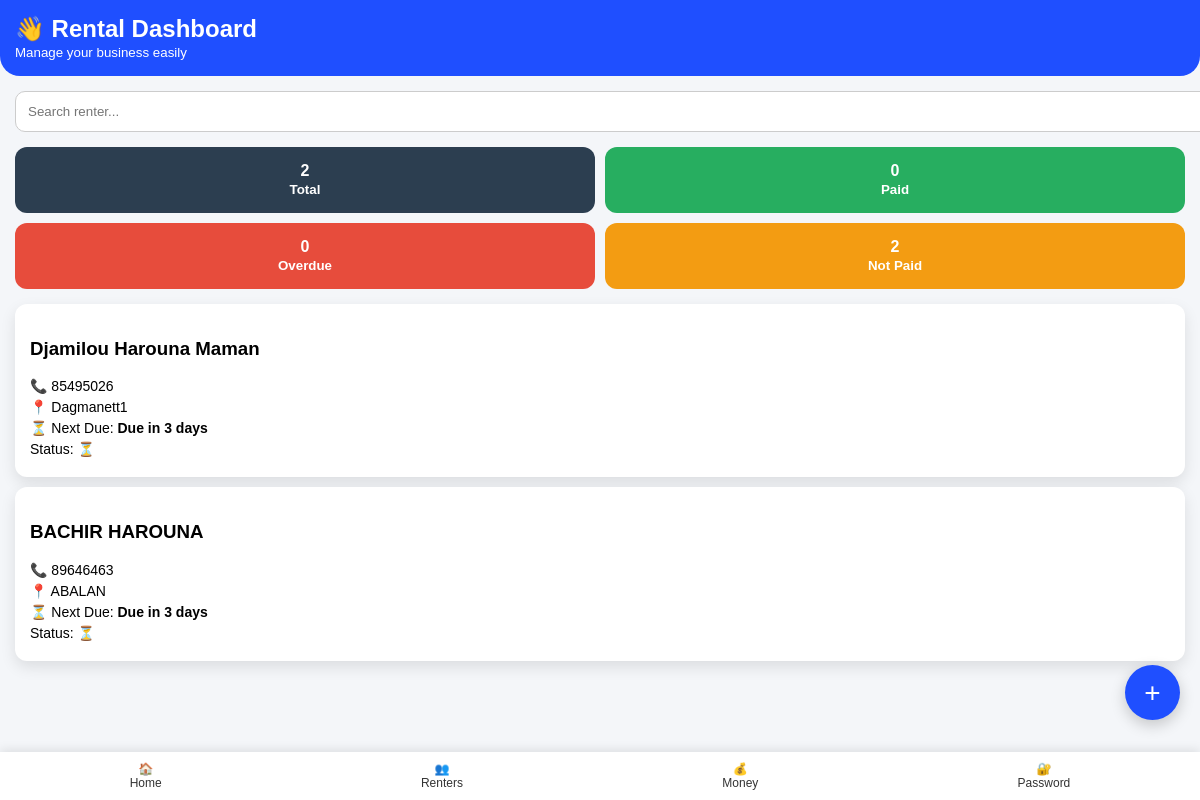
The page /dashboard (signed in) on the database as committed earlier.
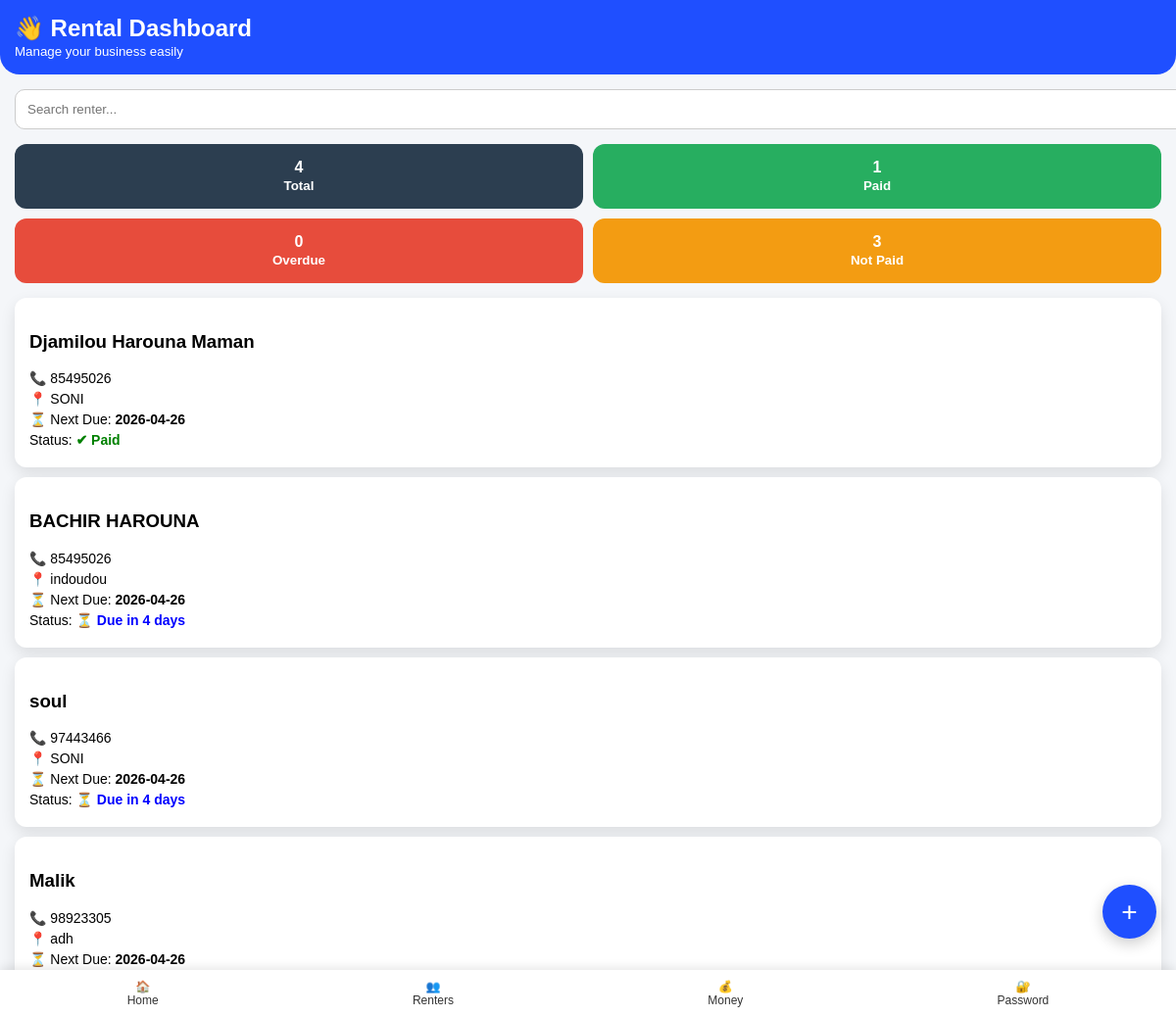
The same page on the database as committed later.
### tables this page shows
CREATE TABLE renters (
            id INTEGER PRIMARY KEY AUTOINCREMENT,
            name TEXT,
            phone TEXT,
            address TEXT,
            barrow TEXT,
            start_date TEXT,
            due_date TEXT,
            paid TEXT,
            last_payment_date TEXT   
        );

### app.py (the view, shortened to what this page needs)
@app.route("/dashboard")
def dashboard():
    if "user" not in session:
        return redirect("/login")
    search = request.args.get("search")
    filter_status = request.args.get("filter")
    conn = sqlite3.connect("database.db")
    c = conn.cursor()
    if search:
        c.execute("""
            SELECT * FROM renters
            WHERE name LIKE ? OR phone LIKE ? OR address LIKE ?
        """, (f"%{search}%", f"%{search}%", f"%{search}%"))
    else:
        c.execute("SELECT * FROM renters")
    renters = c.fetchall()
    conn.close()
    updated_renters = []
    today = datetime.now().date()
    paid_count = 0
    overdue_count = 0
    not_paid_count = 0
    for r in renters:
        start_date = datetime.strptime(r[5], "%Y-%m-%d").date()
        days_passed = (today - start_date).days
        weeks_passed = days_passed // 7
        current_due = start_date + timedelta(days=(weeks_passed + 1) * 7)
        conn = sqlite3.connect("database.db")
        c = conn.cursor()
        c.execute("""
            SELECT payment_date FROM payments
            WHERE renter_id=?
            ORDER BY payment_date DESC LIMIT 1
        """, (r[0],))
        last = c.fetchone()
        conn.close()
        last_payment_date = None
        if last:
            last_payment_date = datetime.strptime(last[0], "%Y-%m-%d").date()
        cycle_start = current_due - timedelta(days=7)
        if last_payment_date and cycle_start <= last_payment_date <= current_due:
            status = "Paid"
            paid_count += 1
        elif today > current_due:
            status = f"LATE by {(today - current_due).days} days"
            overdue_count += 1
        elif today == current_due:
            status = "DUE TODAY"
            not_paid_count += 1
        else:
            status = f"Due in {(current_due - today).days} days"
            not_paid_count += 1
        updated_renters.append(r + (current_due.strftime("%Y-%m-%d"), status))
    return render_template(
        "index.html",
        renters=updated_renters,
        total=len(renters),
        paid=paid_count,
        overdue=overdue_count,
        not_paid=not_paid_count
    )

### templates/index.html (shortened to what this page needs)
<!DOCTYPE html>
<html>
<head>
</head>
<body>
<div class="header">
    <h2 style="margin:0;">👋 Rental Dashboard</h2>
    <small>Manage your business easily</small>
</div>
<form method="GET" action="/dashboard" class="search">
    <input type="text" name="search" placeholder="Search renter...">
</form>
<div class="stats">
    <a href="/dashboard" style="text-decoration:none;">
        <div class="card-stat total">
            <div>{{ total }}</div>
            <small>Total</small>
        </div>
    </a>
    <a href="/dashboard?filter=paid" style="text-decoration:none;">
        <div class="card-stat paid-bg">
            <div>{{ paid }}</div>
            <small>Paid</small>
        </div>
    </a>
    <a href="/dashboard?filter=overdue" style="text-decoration:none;">
        <div class="card-stat overdue-bg">
            <div>{{ overdue }}</div>
            <small>Overdue</small>
        </div>
    </a>
    <a href="/dashboard?filter=notpaid" style="text-decoration:none;">
        <div class="card-stat notpaid">
            <div>{{ not_paid }}</div>
            <small>Not Paid</small>
        </div>
    </a>
</div>
{% for r in renters %}
<div class="card">
    <h3>{{ r[1] }}</h3>
    <div class="info">📞 {{ r[2] }}</div>
    <div class="info">📍 {{ r[3] }}</div>
    <div class="info">
        ⏳ Next Due: <strong>{{ r[9] }}</strong>
    </div>
    <div class="info">
        Status:
        {% if "Paid" in r[10] %}
            <span style="color:green; font-weight:bold;">✔ Paid</span>
        {% elif "LATE" in r[10] %}
            <span style="color:red; font-weight:bold;">❌ {{ r[10] }}</span>
        {% elif "DUE TODAY" in r[10] %}
            <span style="color:orange; font-weight:bold;">⚠ Due Today</span>
        {% else %}
            <span style="color:blue; font-weight:bold;">⏳ {{ r[10] }}</span>
        {% endif %}
    </div>
</div>
{% endfor %}
<a href="/add" class="add-btn">+</a>
<div class="bottom-nav">
    <a href="/home">🏠<br>Home</a>
    <a href="/renters">👥<br>Renters</a>
    <a href="/money">💰<br>Money</a>
    <a href="/verify-user">🔐<br>Password</a>
</div>
</body>
</html>

Rows that differ between the two databases and show on the page:
changed renters "Djamilou Harouna Maman": address "Dagmanett1" → "SONI"; due_date "Due in 3 days" → "2026-04-26"; text "⏳" → "✔ Paid"
changed renters "BACHIR HAROUNA": phone "89646463" → "85495026"; address "ABALAN" → "indoudou"; due_date "Due in 3 days" → "2026-04-26"; r (not shown) → "Due in 4 days"
added renters: name "soul", phone "97443466", address "SONI", due_date "2026-04-26", r "Due in 4 days"
added renters: name "Malik", phone "98923305", address "adh", due_date "2026-04-26"
Other text that changed with them:
{{ total }}: "2" → "4"
{{ paid }}: "0" → "1"
{{ not_paid }}: "2" → "3"
